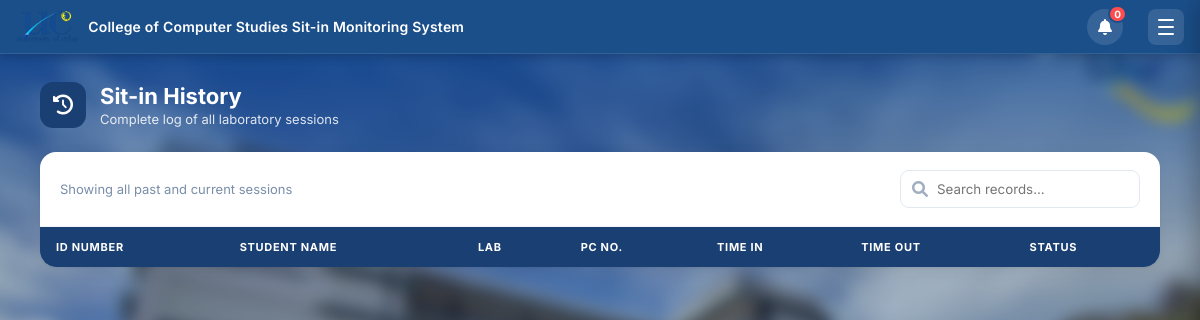
Page /history (signed in) on the earlier database version.
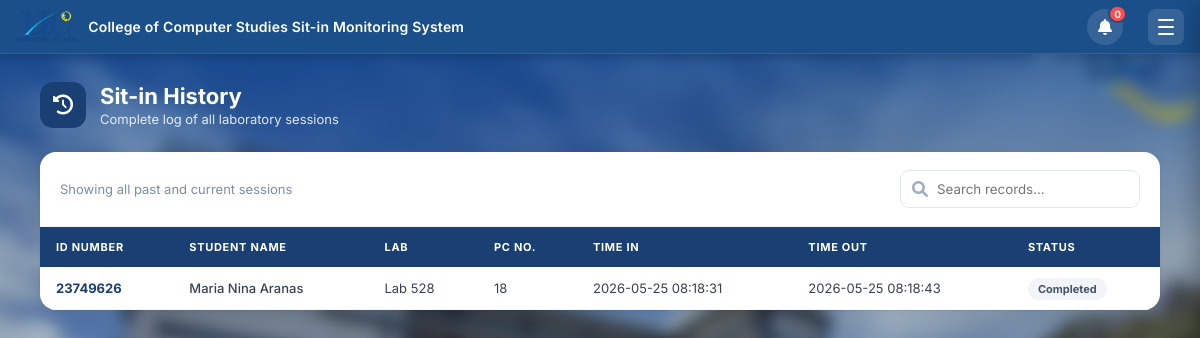
Same page on the later database version.
### tables this page shows
CREATE TABLE sitin_records (
            id INTEGER PRIMARY KEY AUTOINCREMENT,
            id_number TEXT NOT NULL,
            purpose TEXT,
            lab TEXT,
            pc_number INTEGER,
            time_in DATETIME DEFAULT CURRENT_TIMESTAMP,
            time_out DATETIME,
            status TEXT DEFAULT 'Active',
            feedback TEXT DEFAULT ''
        );

### app.py (the view)
@app.route('/history')
def history():
    if 'user_id' not in session or session.get('role') != 'admin':
        return redirect(url_for('home'))
    conn = get_db_connection()
    cur  = conn.cursor()
    cur.execute("""
        SELECT s.*, u.firstname, u.lastname
        FROM sitin_records s
        LEFT JOIN (
            SELECT id_number, MAX(firstname) as firstname, MAX(lastname) as lastname
            FROM users
            GROUP BY id_number
        ) u ON s.id_number = u.id_number
        ORDER BY s.time_in DESC
    """)
    records = cur.fetchall()
    conn.close()
    return render_template('history.html', records=records)

### app.py (called while the page is built)
def get_db_connection():
    if USE_PG:
        conn = psycopg2.connect(DATABASE_URL, cursor_factory=psycopg2.extras.RealDictCursor)
        conn.autocommit = False
        return conn
    else:
        conn = sqlite3.connect(DB_PATH)
        conn.row_factory = sqlite3.Row
        return conn

@app.context_processor
def inject_navbar_title():
    def get_navbar_title():
        return "College of Computer Studies Sit-in Monitoring System"
    return dict(get_navbar_title=get_navbar_title)

### templates/history.html (shortened to what this page needs)
<!DOCTYPE html>
<html lang="en">
<head>
    <link rel="stylesheet" href="{{ url_for('static', filename='style.css') }}">
    <link rel="stylesheet" href="{{ url_for('static', filename='admin.css') }}">
    <link rel="stylesheet" href="https://cdnjs.cloudflare.com/ajax/libs/font-awesome/6.0.0/css/all.min.css">
</head>
<body class="admin-page">
    <nav class="navbar">
        <div class="nav-left">
            <img src="{{ url_for('static', filename='images/uclogonav.png') }}" alt="UC Logo">
            <span class="nav-brand">{{ get_navbar_title() }}</span>
        </div>
        <div class="nav-right">
            <div class="notif-wrapper" id="notifWrapper">
                <button class="notif-bell-btn" id="notifBellBtn" onclick="toggleNotifDropdown(event)" title="Notifications">
                    <i class="fas fa-bell"></i>
                    <span class="notif-badge" id="notifBadge" style="display:none;">0</span>
                </button>
            </div>
            <button class="hamburger-btn" id="hamburgerBtn" onclick="toggleSidebar()">
                <span></span><span></span><span></span>
            </button>
        </div>
    </nav>
    <div class="admin-container">
        <div class="page-header">
            <div class="page-header-icon"><i class="fas fa-history"></i></div>
            <div>
                <h1>Sit-in History</h1>
                <p>Complete log of all laboratory sessions</p>
            </div>
        </div>
        <div class="card">
            <div class="table-toolbar">
                <div style="font-size:13px; color:#7a8ea8;">Showing all past and current sessions</div>
                <div class="search-box">
                    <i class="fas fa-search"></i>
                    <input type="text" id="searchHistory" onkeyup="filterHistory()" placeholder="Search records...">
                </div>
            </div>
            <div style="overflow-x: auto;">
                <table class="modern-table">
                    <thead>
                        <tr>
                            <th>ID Number</th>
                            <th>Student Name</th>
                            <th>Lab</th>
                            <th>PC No.</th>
                            <th>Time In</th>
                            <th>Time Out</th>
                            <th>Status</th>
                        </tr>
                    </thead>
                    <tbody>
                        {% for row in records %}
                        <tr>
                            <td style="font-weight:700; color:#1a3f72;">{{ row['id_number'] }}</td>
                            <td style="font-weight:500;">{{ row['firstname'] }} {{ row['lastname'] }}</td>
                            <td>{{ row['lab'] }}</td>
                            <td>{{ row['pc_number'] if row['pc_number'] else '—' }}</td>
                            <td>{{ row['time_in'] }}</td>
                            <td>{{ row['time_out'] if row['time_out'] else '—' }}</td>
                            <td>
                                <span class="status-badge {{ 'status-active' if row['status'] == 'Active' else 'status-completed' }}">
                                    {{ row['status'] }}
                                </span>
                            </td>
                        </tr>
                        {% endfor %}
                    </tbody>
                </table>
            </div>
        </div>
    </div>
</body>
</html>

Differences in the rows shown:
added sitin_records: id_number "23749626", firstname "Maria Nina", lastname "Aranas", lab "Lab 528", pc_number "18", time_in "2026-05-25 08:18:31", time_out "2026-05-25 08:18:43", status "Completed"
